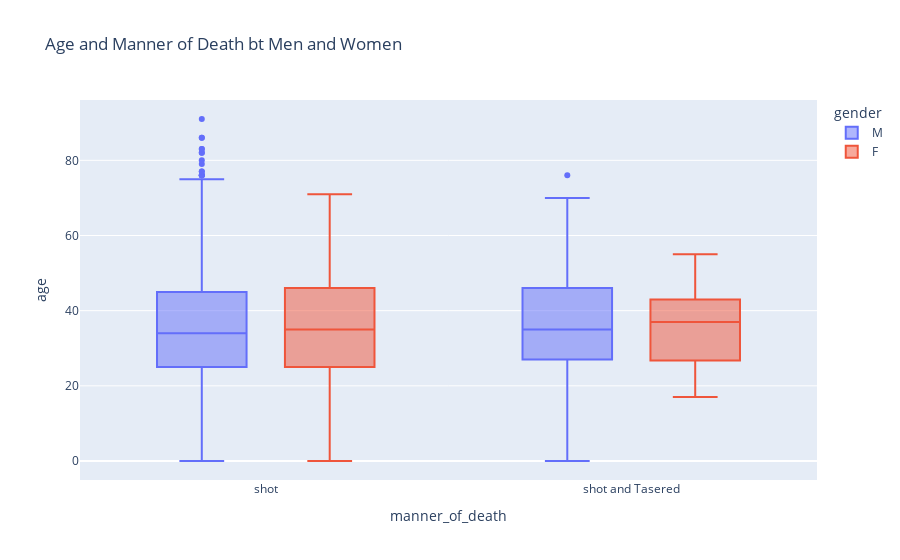

Notebook source saved alongside this figure:
### Markdown cell above
# Create a Box Plot Showing the Age and Manner of Death

Break out the data by gender using `df_fatalities`. Is there a difference between men and women in the manner of death?

### Code cell
age_box = px.box(
    data_frame=df_fatalities_clean,
    x="manner_of_death",
    y="age",
    color="gender",
    title="Age and Manner of Death bt Men and Women",
)
age_box.show()

### Figure 1 — Plotly figure (JSON) as saved in the notebook; plotly's stock layout.template omitted (floating-point values rounded to 4 significant figures; data arrays with more than 128 entries replaced by an {"elided": "..."} marker saying what was removed)
{"data": [{"alignmentgroup": "True", "hovertemplate": "gender=M<br>manner_of_death=%{x}<br>age=%{y}<extra></extra>", "legendgroup": "M", "marker": {"color": "#636efa"}, "name": "M", "notched": false, "offsetgroup": "M", "orientation": "v", "showlegend": true, "type": "box", "x": {"elided": "2428 str values"}, "x0": " ", "xaxis": "x", "y": {"elided": "2428 int values"}, "y0": " ", "yaxis": "y"}, {"alignmentgroup": "True", "hovertemplate": "gender=F<br>manner_of_death=%{x}<br>age=%{y}<extra></extra>", "legendgroup": "F", "marker": {"color": "#EF553B"}, "name": "F", "notched": false, "offsetgroup": "F", "orientation": "v", "showlegend": true, "type": "box", "x": ["shot", "shot and Tasered", "shot", "shot", "shot", "shot", "shot", "shot", "shot", "shot", "shot", "shot", "shot", "shot", "shot", "shot", "shot", "shot", "shot and Tasered", "shot", "shot", "shot", "shot", "shot", "shot and Tasered", "shot", "shot", "shot", "shot", "shot", "shot", "shot", "shot", "shot", "shot", "shot", "shot", "shot", "shot", "shot", "shot", "shot", "shot", "shot", "shot", "shot", "shot", "shot", "shot", "shot", "shot", "shot", "shot", "shot", "shot", "shot", "shot", "shot", "shot", "shot", "shot", "shot", "shot", "shot", "shot", "shot", "shot", "shot", "shot", "shot", "shot", "shot", "shot", "shot", "shot", "shot", "shot", "shot", "shot", "shot", "shot", "shot", "shot and Tasered", "shot", "shot", "shot and Tasered", "shot", "shot", "shot", "shot", "shot", "shot", "shot", "shot", "shot", "shot", "shot", "shot", "shot", "shot", "shot", "shot", "shot", "shot", "shot", "shot", "shot"], "x0": " ", "xaxis": "x", "y": [34, 17, 17, 39, 38, 43, 20, 34, 28, 37, 43, 24, 49, 53, 26, 27, 46, 25, 39, 31, 45, 17, 40, 44, 30, 28, 23, 37, 55, 62, 46, 50, 21, 36, 37, 27, 61, 51, 48, 22, 55, 50, 45, 12, 25, 31, 32, 41, 32, 36, 31, 38, 38, 25, 27, 50, 36, 40, 25, 35, 60, 24, 26, 29, 0, 42, 24, 40, 23, 35, 46, 53, 26, 66, 23, 25, 39, 31, 56, 44, 53, 71, 37, 21, 18, 55, 30, 33, 46, 16, 59, 21, 17, 54, 50, 27, 41, 0, 24, 28, 30, 0, 29, 50, 40, 25, 62], "y0": " ", "yaxis": "y"}], "layout": {"autosize": true, "boxmode": "group", "legend": {"title": {"text": "gender"}, "tracegroupgap": 0}, "title": {"text": "Age and Manner of Death bt Men and Women"}, "xaxis": {"anchor": "y", "autorange": true, "domain": [0, 1], "range": [-0.5085, 1.508], "title": {"text": "manner_of_death"}, "type": "category"}, "yaxis": {"anchor": "x", "autorange": true, "domain": [0, 1], "range": [-5.056, 96.06], "title": {"text": "age"}, "type": "linear"}}}
